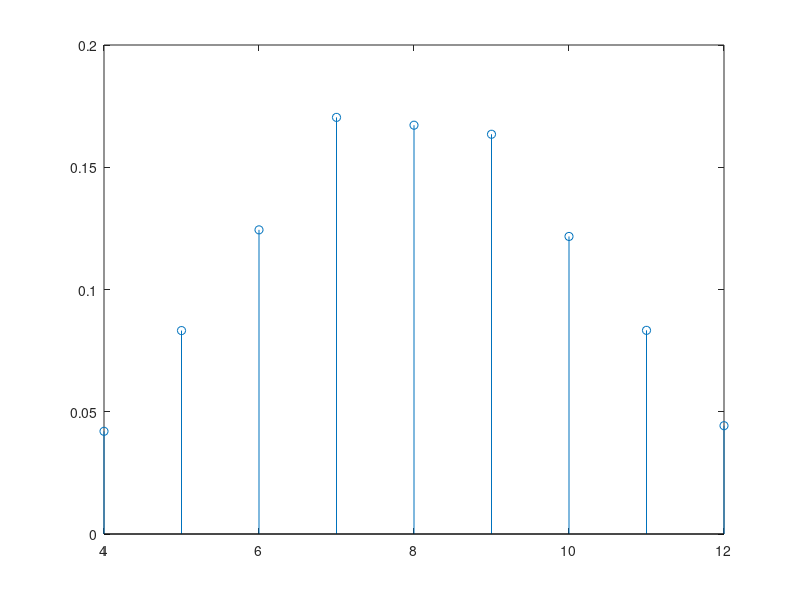

Recreate this plot in MATLAB. (Note: this script raises an error after producing the figure.)
% CODE: 483

% NOME: 
% NO. MEC.: 

% EXERCÍCIO 1
% Considere um processo aleatório que gera dois números: o primeiro número
% de 3 a 6 (com todos os valores igualmente prováveis) e o segundo número
% de 1 a 6 (com todos os valores também igualmente prováveis).
% Seja X a variável aleatória que representa a soma dos dois números.
% (a) (3.0 valores) Estime por simulação (usando 10000 simulações) a função
%     massa de probabilidade da variável aleatória X e apresente-a num
%     gráfico do tipo stem.
% (b) (2.0 valores) Com base na função massa de probabilidade estimada,
%     estime o valor esperado, a variância e o desvio padrão da variável
%     aleatória X.
% (c) (2.0 valores) Determine o valor teórico da probabilidade de X ser
%     maior que 5, sabendo que o segundo número é 1.

%% a)

N = 10000;
vetor = zeros(1,N);
for n = 1 : N
    x = randi([3,6]) + randi([1 6]);
    vetor(n) = x;
end
X = [4:12];
px = zeros(1,length(X));
for x = X
    px(x-3) = sum(vetor == x)/N;
end
stem(X,px);


%% b)

valEsp = X*px'
variancia = ((X - valEsp).^2)*px'
dp = sqrt(variancia)

%% c)

% A - soma ser maior que 5 / primeiro valor ser maior que 4 -> P(A) = 2/4 =
% p(A) = 1/2
% B - segundo valor é 1 -> P(B) = 1/6
% P(A|B) = P(AB)/P(B)

prob = ((1/2)*(1/6)) / (1/6)

%% EXERCÍCIO 2
% Considere um sistema com 4 estados (1, 2, 3 e 4) modelado por uma cadeia
% de Markov com a matriz de transição de estados T seguinte.

T= [0.2 0.4 0.1 0
    0.4 0.3 0.1 0.1
    0.3 0.3 0.8 0.1
    0.1 0   0   0.8];

% (a) (3.0 valores) Qual a probabilidade de o sistema, começando no
%     estado 3, estar no estado 1 após 4 transições?
% (b) (2.0 valores) Qual a probabilidade de o sistema, começando ou no
%     estado 1 ou no estado 2 com igual probabilidade, não estar no
%     estado 4 após 10 transições?

%% a)

x0 = [0 0 1 0]';
x4 = T^4 * x0;
prob3 = x4(1)

%% b)

x0 = [1/2 1/2 0 0]';
x10 = T^10 * x0;
probNo4 = 1 - x10(4)

%% EXERCÍCIO 3
% Considere um conjunto de 4 páginas web (A, B, C e D) com os hyperlinks
% seguintes entre eles:
% A -> B , B -> C , B -> D , C -> D
%
% (3.0 valores) Determine o pagerank de cada página web ao fim de 10
% iterações assumindo beta = 0.8 e resolvendo primeiro problemas que
% possam existir de 'spider traps' e/ou 'dead-ends'.

H = [0 0 0 0;
    1 0 0 0;
    0 1/2 0 0;
    0 1/2 1 0];

b = 0.8;

A = b*H + (1-b)*ones(4)/4;
A(isnan(A)) = 1/4;
x0 = [1/4 1/4 1/4 1/4]';
x10 = A^10 * x0;
pages = ['A' 'B' 'C' 'D'];
for k = 1 : length(pages)
   disp("Page " + pages(k) + ": " + x10(k));
end

%% EXERCÍCIO 4
% Considere as 2 funções no fim deste script que implementam duas das
% funcionalidades necessárias à implementação de um filtro de Bloom.
% Considere também os dois conjuntos de chaves seguintes:

CH1= {'Agatha','Anthony','Charles','John','Francis','Jessica','Lewis','Mario'};
CH2= {'Candy','Claire','Debbie','James','William'};

% (a) (3.0 valores) Desenvolva a função que falta para, com as funções
%     fornecidas, ter todas as funcionalidades necessárias à implementação
%     de um filtro de Bloom.
% (b) (2.0 valores) Desenvolva um script que (i) crie um filtro de Bloom
%     de comprimento 200 baseado em 5 funções de dispersão com as
%     chaves de CH1, (ii) teste a pertença das chaves de CH1 no filtro de
%     Bloom criado e (iii) verifique se as chaves de CH2 pertencem ao
%     filtro de Bloom.

n = 200;
k = 5;
BF = Init(n);
for c = 1 : length(CH1)
    BF = AddElement(BF,CH1{c},k);
end

existentes = zeros(1,length(CH1));
for c = 1 : length(CH1)
    exists = ContainsElement(BF,CH1{c},k);
    existentes(c) = exists;
end

disp("0 - Não existe | 1 - Existe");

for c = 1 : length(CH1)
   disp(CH1{c} + " --> " + existentes(c)); 
end

existentes2 = zeros(1,length(CH2));
for c = 1 : length(CH2)
    exists = ContainsElement(BF,CH2{c},k);
    existentes2(c) = exists;
end

for c = 1 : length(CH2)
   disp(CH2{c} + " --> " + existentes2(c)); 
end

function BF= Init(n)
    BF= zeros(n,1);
end

function BF= AddElement(BF,key,k)
    nBF= length(BF);
    key= double(key);
    h= 127;
    for i= 1:length(key)
        h= mod(31*h+key(i),2^32-1);
    end
    for i= 1:k
        h= mod(31*h+i,2^32-1);
        BF(mod(h,nBF)+1)= 1;
    end
end

function exists = ContainsElement(BF,key,k)
    nBF= length(BF);
    key= double(key);
    h= 127;
    for i= 1:length(key)
        h = mod(31*h+key(i),2^32-1);
    end
    exists = 1;
    for i= 1:k
        h= mod(31*h+i,2^32-1);
        if (BF(mod(h,nBF)+1) == 0)
            exists = 0;
            break;
        end
    end
end